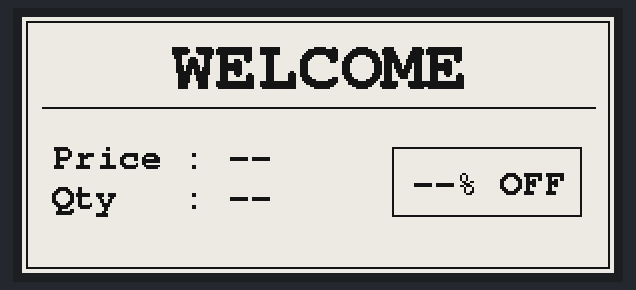
The sketch below on a simulated ESP32. On the bench: 296×128 one-colour display. EEPROM starts erased; nothing arrives over Bluetooth unless stated; a phone connects over Bluetooth LE 3 s after start; what the sketch prints to the serial monitor is not drawn. At 33.4 s the program puts the board to deep sleep or switches it off; the recording ends there.

Above: at 3.3 s.

The sketch:

code_with_sleep.ino
```cpp
#include <BLEDevice.h>
#include <BLEServer.h>
#include <BLEUtils.h>
#include <Preferences.h>
#include "esp_sleep.h"

#include <GxEPD2_BW.h>
#include <Fonts/FreeMonoBold18pt7b.h>
#include <Fonts/FreeMonoBold9pt7b.h>

//BLECONFIG
#define DEVICE_NAME "ShelfLabel_01"
#define SERVICE_UUID "12345678-1234-1234-1234-1234567890ab"
#define CHAR_UUID    "abcd1234-5678-90ab-cdef-1234567890ab"

#define BLE_ACTIVE_TIME_MS   30000  // 30s BLE window
#define POST_UPDATE_DELAY_MS 2000
#define RTC_WAKE_SEC          60    // wake every 1 min
#define RTC_WAKE_US (RTC_WAKE_SEC * 1000000ULL)

//DISPLAY PINS
#define CS   5
#define DC   22
#define RST  21
#define BUSY 4
#define CLK  18
#define DIN  23

//DISPLAY DRIVER
GxEPD2_BW<GxEPD2_290_T94, GxEPD2_290_T94::HEIGHT> display(
  GxEPD2_290_T94(CS, DC, RST, BUSY)
);

//NVS (This will store data in Flash)
Preferences prefs;

//RECIEVER BUFFER =================
char rxBuffer[128];
uint8_t rxIndex = 0;
volatile bool packetReady = false;

// PRODUCT STRUCTURE
typedef struct {
  char name[32];
  char price[16];
  char qty[16];
  char offer[8];
} ProductInfo_t;

ProductInfo_t currentProduct;
ProductInfo_t lastProduct;

//POWER STATE
unsigned long bleStartTime = 0;
bool updateHappened = false;

//FUNCTION DECLARATIONS
void drawCenteredText(const char* text, int y, const GFXfont* font);
bool parseData(const char* input, ProductInfo_t &product);
void fullRefresh();
void partialRefresh();
void updateDisplay(const char* input, bool save);
void goToSleep();

// BLE WRITE CALLBACK
class WriteCallback : public BLECharacteristicCallbacks {
  void onWrite(BLECharacteristic *pChar) override {
    String val = pChar->getValue();
    for (int i = 0; i < val.length(); i++) {
      if (rxIndex < sizeof(rxBuffer) - 1) rxBuffer[rxIndex++] = val[i];
    }
    rxBuffer[rxIndex] = '\0';

    // Packet complete when 3 pipes are present
    uint8_t pipes = 0;
    for (uint8_t i = 0; i < rxIndex; i++) if (rxBuffer[i] == '|') pipes++;
    if (pipes >= 3) {
      packetReady = true;
      rxIndex = 0;
    }
  }
};

//SETUP FUNCTION
void setup() {
  Serial.begin(115200);
  delay(1000);

  prefs.begin("esl", false);

  display.init(115200);
  display.setRotation(1);

  String last = prefs.getString("last", "");
  updateDisplay(last.length() ? last.c_str() : "WELCOME|--|--|--", false);

  BLEDevice::init(DEVICE_NAME);
  BLEServer *server = BLEDevice::createServer();
  BLEService *service = server->createService(SERVICE_UUID);

  BLECharacteristic *characteristic = service->createCharacteristic(
    CHAR_UUID, BLECharacteristic::PROPERTY_WRITE
  );
  characteristic->setCallbacks(new WriteCallback());
  service->start();

  BLEDevice::getAdvertising()->start();
  bleStartTime = millis();
  updateHappened = false;

  Serial.println("BLE ESL awake and advertising");
}

//LOOP FUNCTION
void loop() {
  if (packetReady) {
    packetReady = false;
    updateHappened = true;

    updateDisplay(rxBuffer, true);
    delay(POST_UPDATE_DELAY_MS);
    goToSleep();
  }

  if (!updateHappened && millis() - bleStartTime > BLE_ACTIVE_TIME_MS) {
    Serial.println("No update received, sleeping...");
    goToSleep();
  }
}

// FUNCTIONS DEFINATIONS
void drawCenteredText(const char* text, int y, const GFXfont* font) {
  int16_t x1, y1; uint16_t w, h;
  display.setFont(font);
  display.getTextBounds(text, 0, y, &x1, &y1, &w, &h);
  display.setCursor((display.width() - w) / 2, y);
  display.print(text);
}

bool parseData(const char* input, ProductInfo_t &product) {
  int fields = sscanf(input,
    "%31[^|]|%15[^|]|%15[^|]|%7[^|]",
    product.name,
    product.price,
    product.qty,
    product.offer
  );
  return fields == 4;
}

void fullRefresh() {
  display.setFullWindow();
  display.firstPage();
  do {
    display.fillScreen(GxEPD_WHITE);
    display.setTextColor(GxEPD_BLACK);

    display.drawRect(2, 2, 292, 124, GxEPD_BLACK);
    drawCenteredText(currentProduct.name, 35, &FreeMonoBold18pt7b);
    display.drawLine(10, 45, 286, 45, GxEPD_BLACK);

    display.setFont(&FreeMonoBold9pt7b);
    display.setCursor(15, 75); display.print("Price : \xE2\x82\xB9"); display.print(currentProduct.price);
    display.setCursor(15, 95); display.print("Qty   : "); display.print(currentProduct.qty);

    display.drawRect(185, 65, 95, 35, GxEPD_BLACK);
    display.setCursor(195, 88); display.print(currentProduct.offer); display.print("% OFF");
  } while (display.nextPage());
}

void partialRefresh() {
  display.setPartialWindow(0, 60, display.width(), 60);
  display.firstPage();
  do {
    display.fillRect(15, 60, 160, 40, GxEPD_WHITE);
    display.fillRect(185, 65, 95, 35, GxEPD_WHITE);

    display.setTextColor(GxEPD_BLACK);
    display.setFont(&FreeMonoBold9pt7b);
    display.setCursor(15, 75); display.print("Price : \xE2\x82\xB9"); display.print(currentProduct.price);
    display.setCursor(15, 95); display.print("Qty   : "); display.print(currentProduct.qty);

    display.drawRect(185, 65, 95, 35, GxEPD_BLACK);
    display.setCursor(195, 88); display.print(currentProduct.offer); display.print("% OFF");
  } while (display.nextPage());
}

void updateDisplay(const char* input, bool save) {
  if (!parseData(input, currentProduct)) {
    display.setFullWindow();
    display.firstPage();
    do { display.fillScreen(GxEPD_WHITE); drawCenteredText("WELCOME", 60, &FreeMonoBold18pt7b); }
    while (display.nextPage());
    return;
  }

  bool productChanged = strcmp(currentProduct.name, lastProduct.name) != 0;
  if (productChanged) { fullRefresh(); lastProduct = currentProduct; }
  else partialRefresh();

  if (save) prefs.putString("last", input);
}

void goToSleep() {
  Serial.println("Going to deep sleep...");
  BLEDevice::deinit(true);
  delay(100);
  esp_sleep_enable_timer_wakeup(RTC_WAKE_US);
  esp_deep_sleep_start();
}
```
